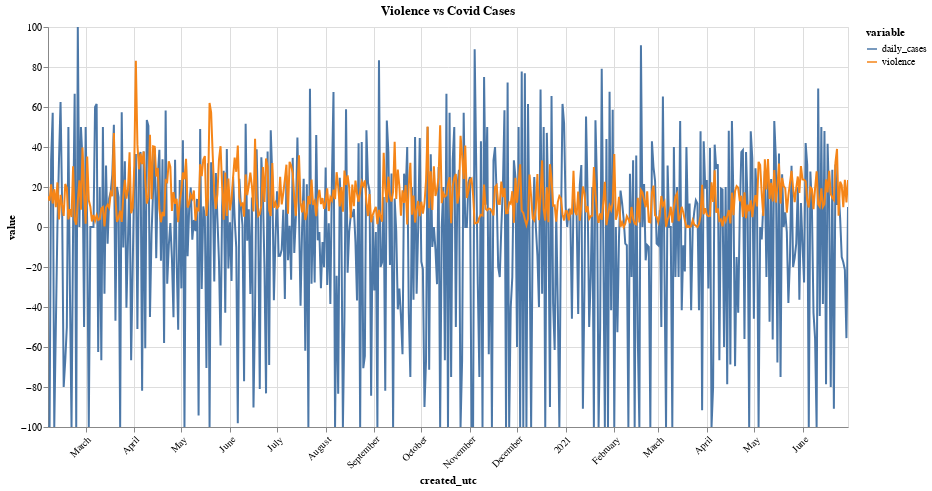

Source (notebook cell):
### Code cell
selection = alt.selection_multi(fields=['variable'], bind='legend')

sentiment_trend = alt.Chart(violence_vs_covid, title='Violence vs Covid Cases').mark_line().encode(
        x=alt.X(
            "created_utc:T",
            axis=alt.Axis(title="created_utc")
        ),
        y='value',
        color='variable:N',
    ).properties(
        width=800,
        height=400
    ).configure_axisX(
        labelAngle=-45,
    ).interactive().add_selection(
        selection
    )

sentiment_trend

### Figure 1 — Vega-Lite specification as saved in the notebook (floating-point values rounded to 4 significant figures; data arrays with more than 128 entries replaced by an {"elided": "..."} marker saying what was removed)
{"config": {"view": {"continuousWidth": 400, "continuousHeight": 300}, "axisX": {"labelAngle": -45}}, "data": {"name": "data-528ea97b6b7faa0709f86b2ec9a8f896"}, "mark": "line", "encoding": {"color": {"type": "nominal", "field": "variable"}, "x": {"type": "temporal", "axis": {"title": "created_utc"}, "field": "created_utc"}, "y": {"type": "quantitative", "field": "value"}}, "height": 400, "selection": {"selector103": {"type": "interval", "bind": "scales", "encodings": ["x", "y"]}, "selector102": {"type": "multi", "fields": ["variable"], "bind": "legend"}}, "title": "Violence vs Covid Cases", "width": 800, "$schema": "https://vega.github.io/schema/vega-lite/v4.8.1.json", "datasets": {"data-528ea97b6b7faa0709f86b2ec9a8f896": {"elided": "1020 records"}}}
